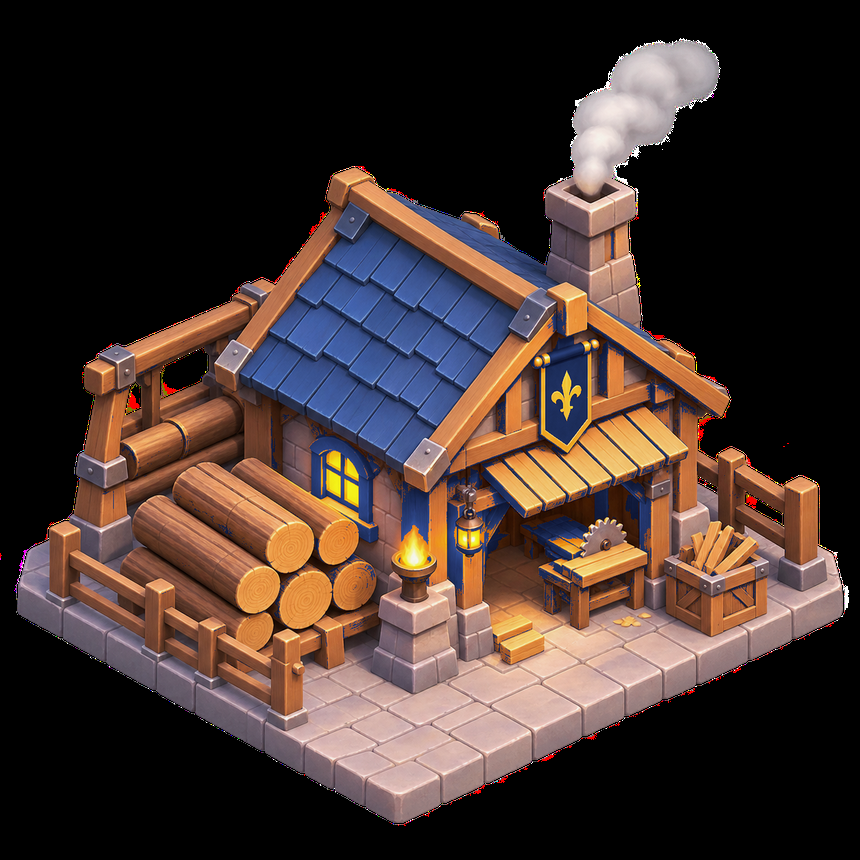
#> input picture Unity/Assets/Experimentos/Ciudad2D/ArtBible/Masters/Aserradero_MASTER.png, 860 x 860 px
$ python -i import_archivo.py   (imports and definitions only)
#> lines starting #> are read from the running program, lines starting #| are printed output that depends on the picture
#!/usr/bin/env python3
"""Import one existing, source-hashed Archivo illustration as an isolated AI-art candidate.
Not a gameplay building, not artistic approval, not a native Unity capture.
The original is generated through a DIFFERENT provider from the prior two; provenance
must never imply a proven common visual production method.
"""
from __future__ import annotations
import hashlib,io,json,re,shutil,subprocess,sys
from pathlib import Path
from urllib.parse import urlsplit
from urllib.request import Request,urlopen
import cv2,numpy as np
from PIL import Image,ImageDraw

ROOT=Path(__file__).resolve().parents[2]
BASE=ROOT/'Unity/Assets/Experimentos/Ciudad2D'
PILOT=BASE/'ArtBible/Pilots/archivo_cartografos/v1'
OUT=BASE/'Sprites/AIPilot'
INPUT=Path(__file__).parent/'pending_archivo_url.json'
ASSET='archivo_cartografos'
EXPECTED_SOURCE_SHA='0f3a1ead1d0a84402c8493a84cbbe4a660c0e7fbcf144c5ad3138f43069396df'
SOURCE_GENERATION='f785b806-0718-4667-bf58-251d3400d3e2'
SOURCE_ASSET='0e90eb09-99c3-4acf-9766-e17b5c41d051'
def sha(v):return hashlib.sha256(v).hexdigest()
# [11 lines left out: function import_png, not called in this run]
def mask_from_dark_border(rgb):
 """Flood only the near-uniform exterior charcoal matte; never threshold full building.
 Targeted lower-architecture closing preserves uncut dark entrance interiors,
 while upper finial/roof holes avoid aggressive closing.
 """
 arr=np.asarray(rgb,dtype=np.uint8)
 H,W=arr.shape[:2]
 edge=np.concatenate((arr[:60,:,:].reshape(-1,3),arr[-60:,:,:].reshape(-1,3),arr[:,:60,:].reshape(-1,3),arr[:,-60:,:].reshape(-1,3)))
 backdrop=np.median(edge,axis=0)
 if not (np.max(backdrop)<46 and np.min(backdrop)>18):
  raise ValueError('Unrecognized source backdrop; segmentation calibrated only to original')
 d=np.sqrt(np.sum((arr.astype(np.float32)-backdrop)**2,axis=2))
 matte=(d<23).astype(np.uint8)
 _,labels,_,_=cv2.connectedComponentsWithStats(matte,connectivity=8)
 exterior=np.unique(np.concatenate([labels[0,:],labels[-1,:],labels[:,0],labels[:,-1]]))
 binary=(~np.isin(labels,exterior)).astype(np.uint8)
 small=cv2.morphologyEx(binary,cv2.MORPH_CLOSE,cv2.getStructuringElement(cv2.MORPH_ELLIPSE,(7,7)))
 large=cv2.morphologyEx(binary,cv2.MORPH_CLOSE,cv2.getStructuringElement(cv2.MORPH_ELLIPSE,(31,31)))
 # Targeted physical-building region, not global cleanup of the roof.
 weight=np.clip((np.arange(H,dtype=np.float32)-470)/65,0,1)[:,None]
 blended=(small*(1-weight)+large*weight).astype(np.float32)
 alpha=np.clip(cv2.GaussianBlur(blended,(3,3),.64)*255,0,255).astype(np.uint8)
 a=alpha.astype(np.float32)/255
 out=arr.astype(np.float32)
 fringe=(a>.025)&(a<.99)
 out[fringe]=np.clip((out[fringe]-backdrop*(1-a[fringe,None]))/np.maximum(.05,a[fringe,None]),0,255)
 out[a<=.025]=0
 return Image.fromarray(np.dstack((out.astype(np.uint8),alpha)),'RGBA'),Image.fromarray(alpha,'L'),backdrop.tolist()
# [59 lines left out: functions save_meta, preview, main, not called in this run]
# [1 line not run here, left out]

>>> import cv2
>>> picture = cv2.imread('../../Unity/Assets/Experimentos/Ciudad2D/ArtBible/Masters/Aserradero_MASTER.png', cv2.IMREAD_GRAYSCALE)
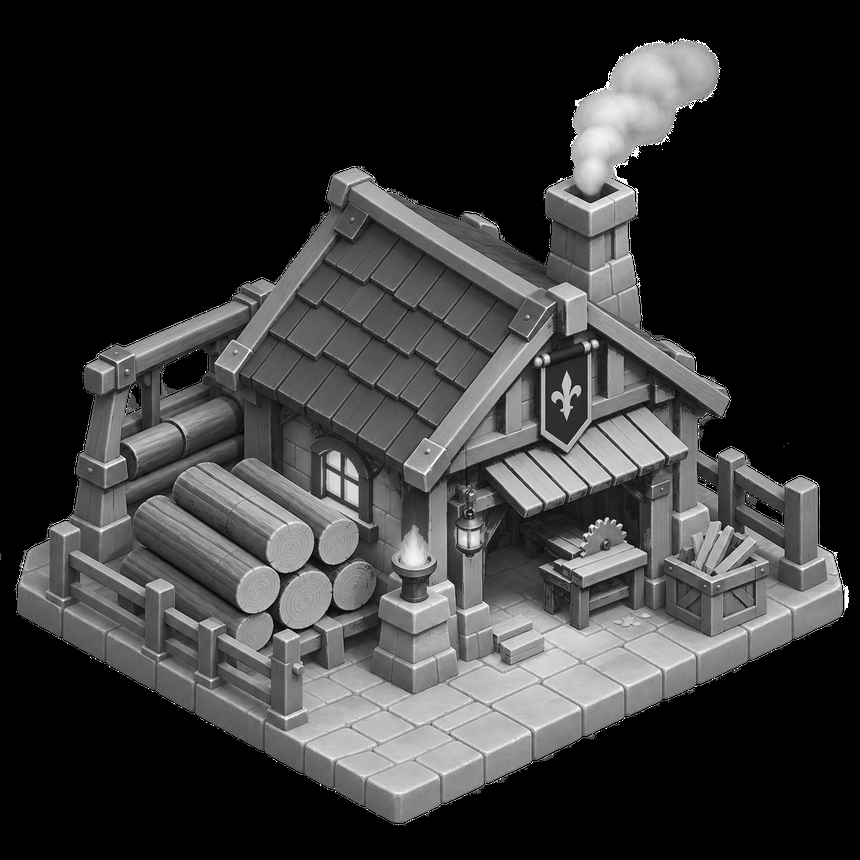
#> picture: shape (860, 860); min 0, max 255, mean 54.8
>>> result = mask_from_dark_border(picture)
#> (the run stopped early here; a loop or call above may not have finished)

$ run again, on Unity/Assets/Experimentos/Ciudad2D/QA/AmbientLiving_V_Motion_NATIVE.webp
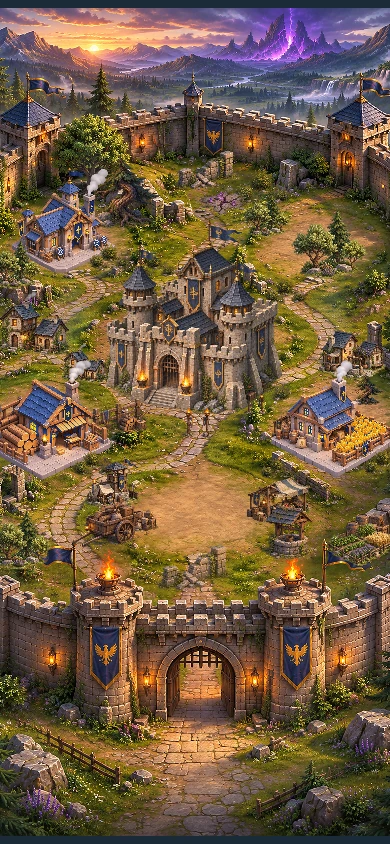
#> input picture Unity/Assets/Experimentos/Ciudad2D/QA/AmbientLiving_V_Motion_NATIVE.webp, 390 x 844 px
#> `picture = cv2.imread('../../Unity/Assets/Experimentos/Ciudad2D/ArtBibl..`:
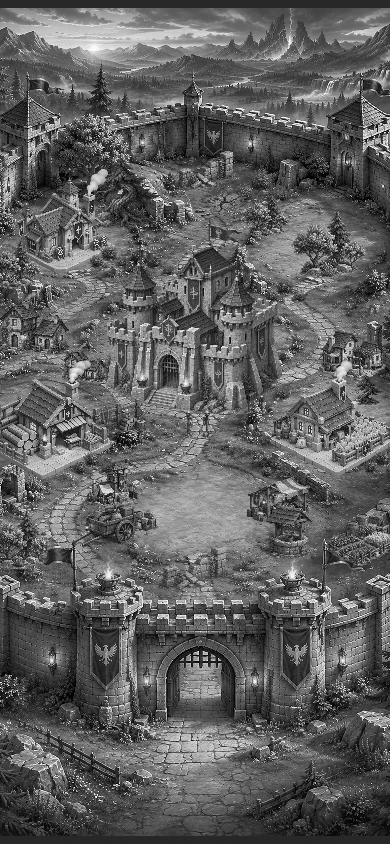
#> picture: shape (844, 390); min 0, max 255, mean 95.7
